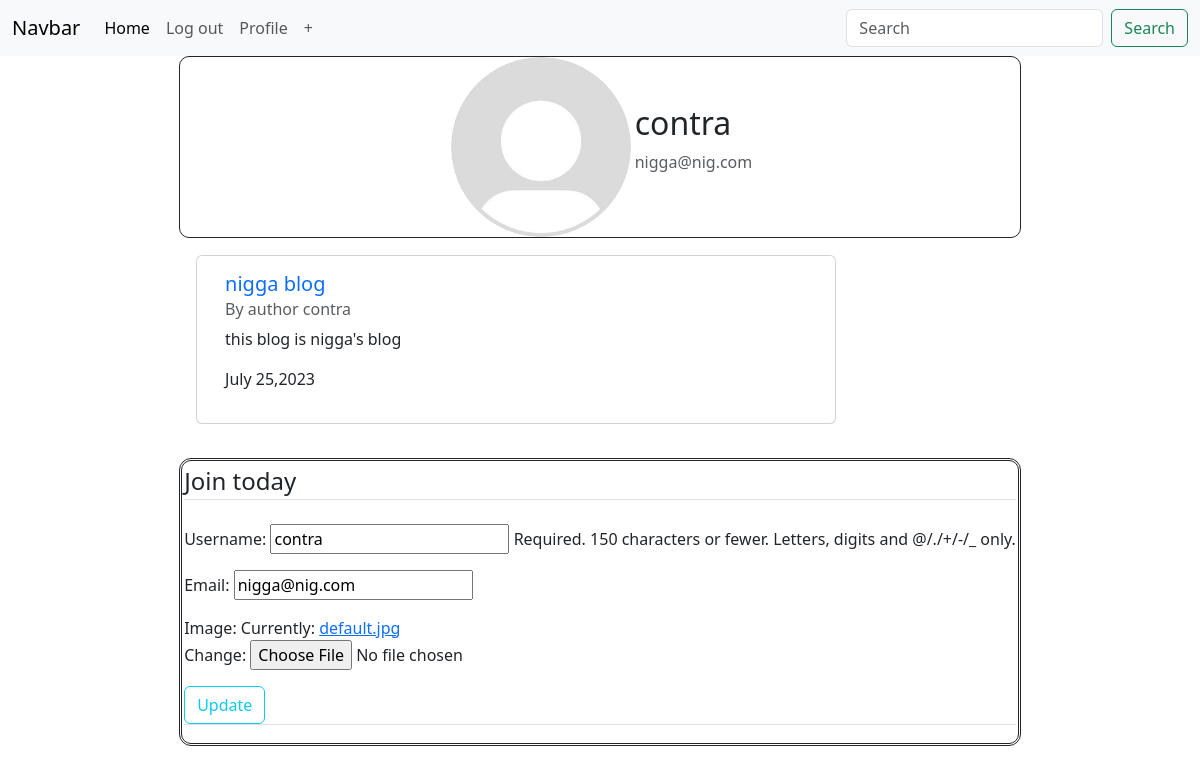
/profile (signed in), run on the app's committed database.
### users/models.py (models this page shows, shortened)
class Profile (models.Model):
    user=models.OneToOneField(User, on_delete=models.CASCADE)
    image = models.ImageField(default ='default.jpg', upload_to='profile_pics')

### blog/models.py (models this page shows, shortened)
class post(models.Model):
    title = models.CharField(max_length=50)
    content =models.CharField(max_length=500)
    author = models.ForeignKey(User , on_delete=models.CASCADE)
    date = models.DateTimeField(default= timezone.now)

### users/views.py (the view)
# urls.py: path('profile',users_views.profile, name='profile')
@login_required
def profile(request):
    if request.method == 'POST':
        u_form = UserUpdateForm(request.POST,instance=request.user)
        p_form = ProfileUpdateForm( request.POST,request.FILES ,instance=request.user.profile)
        if u_form.is_valid() and p_form.is_valid() :
            u_form.save()
            p_form.save()
            messages.success(request, f'YOUR ACCOUNT HAS BEEN UPDATED')
            return redirect('profile')
    else:
        u_form = UserUpdateForm(instance=request.user)
        p_form = ProfileUpdateForm( instance=request.user.profile)
    context = {
        'u_form': u_form,
        'p_form': p_form,
        'posts':post.objects.all(),
    }
    return render(request, 'profile.html', context)

### users/forms.py
class UserUpdateForm(forms.ModelForm):
    email=forms.EmailField()
    class Meta:
        model = User
        fields =['username','email',]

class ProfileUpdateForm(forms.ModelForm):
    class Meta:
        model = Profile
        fields =['image']

### templates/profile.html (shortened to what this page needs)
{% extends 'index.html' %}
{% block body %}
<div class="container" style="justify-content: center;">
<div class="content-section" style="display: flex; justify-content: center; border: solid; border-width: 1px; width: 100%; border-radius: 10px;">
    <div class="media" style="height: 50%; display: flex; align-items: center;">
        <img class="rounded-circle account-img" src="{{ user.profile.image.url}}" style="height: 180px; width: 180px; align-self: flex-start;@media (max-width: 600px) { height:64px;width:64px }" >
        <div class="media-body">
            <h2 class="account-heading" style="margin-left: 3%;"> {{user.username}}</h2>
            <p class="text-muted" style="margin-left: 3%;">{{user.email}}</p>
        </div>
    </div>
</div>
{% for post in posts %}
    {% if post.author == user %}
        <div style="display: flex;flex-direction: column; max-width :80% ;">
            <div class="c" style="display:flex; ;align-items:center;justify-content: center; align-items:center; margin: 2.5%;">
                <div class="card" style="width: 50rem; display:flex;">
                    <div class="card-body" style="display:flex">
                        <div style="display: flex; flex-direction: column; margin-left: 2%;">
                            <h5 class="card-title"><a style="text-decoration: none;" href="{%url 'post-detail' post.id %}">{{post.title}}</a></h5>
                            <h6 class="card-subtitle mb-2 text-body-secondary">By author {{post.author}}</h6>
                            <p class="card-text">{{post.content}}</p>
                            <p class="">{{post.date|date:"F d,Y"}}</p>
                        </div>
                    </div>
                </div>
            </div>
        </div>
    {% endif %}
{% endfor %}
<div class="content-section border-1 " style="display: flex;flex-direction: column; justify-content: center; border: 2px; border-color: black;">
    <form method="POST" enctype="multipart/form-data" style="border: 1px;border: double; padding: 2px; border-radius: 12px; margin-top: 2%;">
        <fieldset class="form-group">
            <legend class="border-bottom mb-4">Join today</legend>
        {{u_form.as_p}}
        {{p_form.as_p}}
    </fieldset>
        <button class="btn btn-outline-info" type="submit" style="align-self: center;">Update</button>
   <div class="border-top pt-3">
   </div>
    </form>
</div>
{% endblock body %}

### data on the page
post: title "nigga blog", author "contra", content "this blog is nigga's blog", date "July 25,2023"

### other printed values
{{ user.username }} "contra"
{{ user.email }} "nigga@nig.com"
